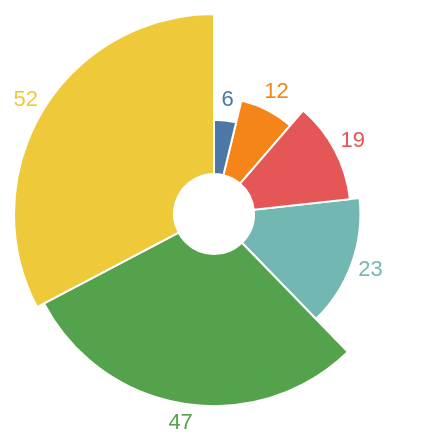

Vega-Lite specification for this chart:
### Vega specification from a JSON file in a GitHub repository (floating-point values rounded to 4 significant figures)
{"$schema": "https://vega.github.io/schema/vega/v5.json", "description": "A simple radial chart with embedded data.", "background": "white", "padding": 5, "width": 200, "height": 200, "style": "cell", "encode": {"update": {"stroke": {"value": null}}}, "data": [{"name": "source_0", "values": [12, 23, 47, 6, 52, 19]}, {"name": "data_1", "source": "source_0", "transform": [{"type": "stack", "groupby": [], "field": "data", "sort": {"field": ["data"], "order": ["ascending"]}, "as": ["data_start", "data_end"], "offset": "zero"}, {"type": "filter", "expr": "isValid(datum[\"data\"]) && isFinite(+datum[\"data\"])"}]}, {"name": "data_2", "source": "source_0", "transform": [{"type": "stack", "groupby": [], "field": "data", "sort": {"field": ["data", "data"], "order": ["ascending", "ascending"]}, "as": ["data_start", "data_end"], "offset": "zero"}, {"type": "filter", "expr": "isValid(datum[\"data\"]) && isFinite(+datum[\"data\"])"}]}], "marks": [{"name": "layer_0_marks", "type": "arc", "style": ["arc"], "from": {"data": "data_1"}, "encode": {"update": {"stroke": {"value": "#fff"}, "innerRadius": {"value": 20}, "fill": {"scale": "color", "field": "data"}, "x": {"signal": "width", "mult": 0.5}, "y": {"signal": "height", "mult": 0.5}, "outerRadius": {"scale": "radius", "field": "data"}, "startAngle": {"scale": "theta", "field": "data_end"}, "endAngle": {"scale": "theta", "field": "data_start"}}}}, {"name": "layer_1_marks", "type": "text", "style": ["text"], "from": {"data": "data_2"}, "encode": {"update": {"fill": {"scale": "color", "field": "data"}, "x": {"signal": "width", "mult": 0.5}, "y": {"signal": "height", "mult": 0.5}, "text": {"signal": "format(datum[\"data\"], \"\")"}, "align": {"value": "center"}, "baseline": {"value": "middle"}, "radius": {"scale": "radius", "field": "data", "offset": 10}, "theta": {"signal": "scale(\"theta\", 0.5 * datum[\"data_start\"] + 0.5 * datum[\"data_end\"])"}}}}], "scales": [{"name": "theta", "type": "linear", "domain": {"fields": [{"data": "data_1", "field": "data_start"}, {"data": "data_1", "field": "data_end"}, {"data": "data_2", "field": "data_start"}, {"data": "data_2", "field": "data_end"}]}, "range": [0, 6.283], "zero": false}, {"name": "radius", "type": "sqrt", "domain": {"fields": [{"data": "data_1", "field": "data"}, {"data": "data_2", "field": "data"}]}, "range": [20, 100], "zero": true}, {"name": "color", "type": "ordinal", "domain": {"fields": [{"data": "data_1", "field": "data"}, {"data": "data_2", "field": "data"}], "sort": true}, "range": "category"}]}
